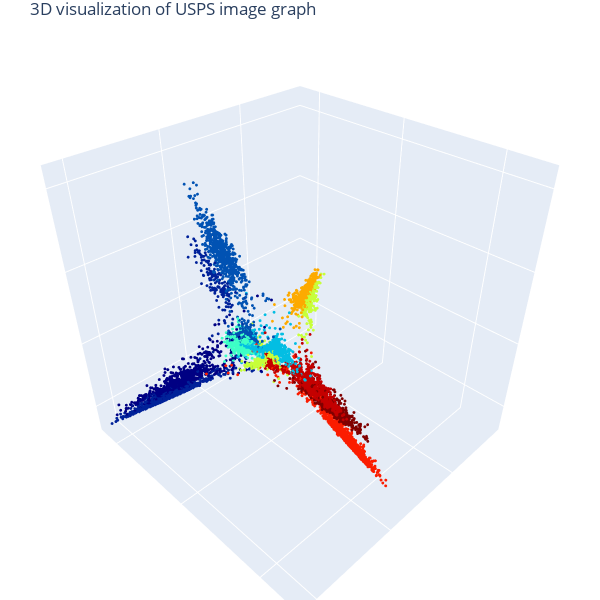

Notebook source saved alongside this figure:
### Code cell
# 3D Visualization
import plotly.graph_objects as go
data = go.Scatter3d(x=X, y=Y, z=Z, mode='markers', marker=dict(size=1, color=C_metis_pyg, colorscale='jet', opacity=1)) # data as points
# data = go.Scatter3d(x=Xvis, y=Yvis, z=Zvis, mode='markers', marker=dict(size=1, color=C, colorscale='jet', opacity=1, showscale=True)) # w/ colobar 
fig = go.Figure(data=[data]) 
fig.update_layout(margin=dict(l=0, r=0, b=0, t=30, pad=0)) # tight layout but t=25 required for showing title 
fig.update_layout(autosize=False, width=600, height=600, title_text="3D visualization of USPS image graph") # figure size and title
# fig.update_layout(scene = dict(xaxis = dict(visible=False), yaxis = dict(visible=False), zaxis = dict(visible=False))) # no grid, no axis 
# fig.update_layout(scene = dict(xaxis_title = ' ', yaxis_title = ' ', zaxis_title = ' ')) # no axis name 
fig.update_layout(scene = dict(zaxis = dict(showgrid = True, showticklabels = False), zaxis_title = ' ') ) # no range values, no axis name, grid on
fig.update_layout(scene = dict(yaxis = dict(showgrid = True, showticklabels = False), yaxis_title = ' ') ) # no range values, no axis name, grid on
fig.update_layout(scene = dict(xaxis = dict(showgrid = True, showticklabels = False), xaxis_title = ' ') ) # no range values, no axis name, grid on
fig.layout.scene.aspectratio = {'x':1, 'y':1, 'z':1}
fig.show()

### Figure 1 — Plotly figure (JSON) as saved in the notebook; plotly's stock layout.template omitted (floating-point values rounded to 4 significant figures; data arrays with more than 128 entries replaced by an {"elided": "..."} marker saying what was removed)
{"data": [{"marker": {"color": {"elided": "9298 int values"}, "colorscale": [[0, "rgb(0,0,131)"], [0.2, "rgb(0,60,170)"], [0.4, "rgb(5,255,255)"], [0.6, "rgb(255,255,0)"], [0.8, "rgb(250,0,0)"], [1, "rgb(128,0,0)"]], "opacity": 1, "size": 1}, "mode": "markers", "type": "scatter3d", "x": {"elided": "9298 float values"}, "y": {"elided": "9298 float values"}, "z": {"elided": "9298 float values"}}], "layout": {"autosize": false, "height": 600, "margin": {"b": 0, "l": 0, "pad": 0, "r": 0, "t": 30}, "scene": {"aspectratio": {"x": 1, "y": 1, "z": 1}, "xaxis": {"showgrid": true, "showticklabels": false, "title": {"text": " "}}, "yaxis": {"showgrid": true, "showticklabels": false, "title": {"text": " "}}, "zaxis": {"showgrid": true, "showticklabels": false, "title": {"text": " "}}}, "title": {"text": "3D visualization of USPS image graph"}, "width": 600}}
